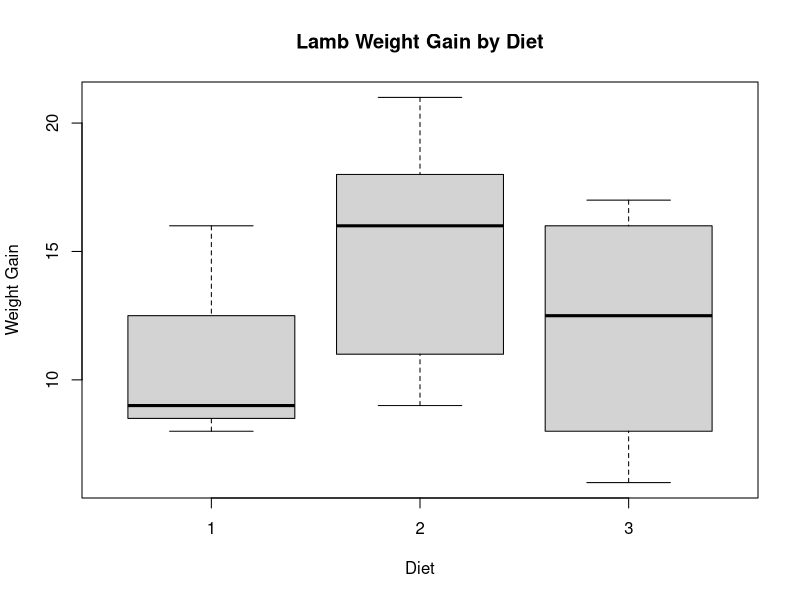
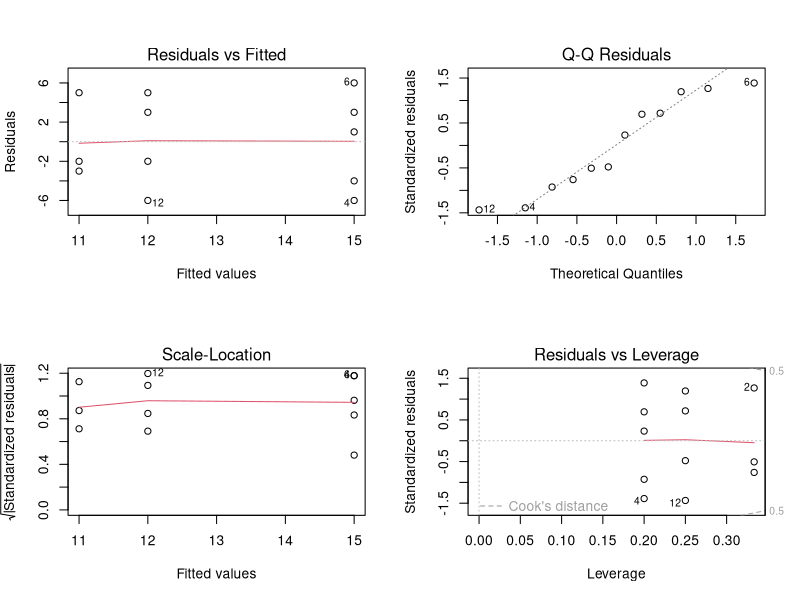
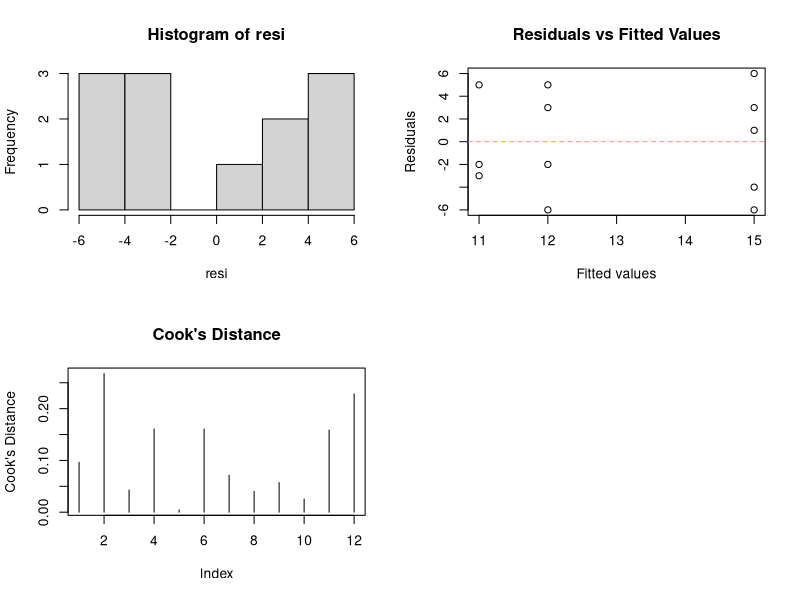

Write the R code that produced these figures, in order.
## ---- chunk 1

p_value <- 1 - pf(4.3063, df1 = 4, df2 = 60)
p_value
## ---- chunk 2

data <- data.frame(diet = c(1, 1, 1,
           2, 2, 2, 2, 2,
           3, 3, 3, 3), 
           
WeightGain = c(8, 16, 9,
                 9, 16, 21, 11, 18,
                 15, 10, 17, 6)
)


data_2<- data.frame(
  diet = factor(c(
    rep("1", 3),
    rep("2", 5),
    rep("3", 4)
  )),
  WeightGain = c(
    8, 16, 9,
    9, 16, 21, 11, 18,
    15, 10, 17, 6
  )
)
head(data_2)
str(data)
head(data)

#View(data)
## ---- chunk 3
table(data$diet)
summary(data)
## ---- chunk 4
tapply(data$WeightGain, data$diet, summary)
 
boxplot(WeightGain ~ diet, data = data,
        xlab = "Diet",
        ylab = "Weight Gain",
        main = "Lamb Weight Gain by Diet")

## ---- chunk 5
anova_model <- aov(WeightGain ~ diet, data = data_2)
summary(anova_model)
## ---- chunk 6
par(mfrow = c(2,2))
plot(anova_model)
resi <- residuals(anova_model)
shapiro.test(resi)
hist(resi)
## ---- chunk 7
plot(fitted(anova_model), residuals(anova_model),
     xlab = "Fitted values",
     ylab = "Residuals",
     main = "Residuals vs Fitted Values")
abline(h = 0, lty = 2, col = "orange")

## ---- chunk 8
bartlett.test(WeightGain ~ diet, data = data_2)
library(car)
leveneTest(WeightGain ~ diet, data = data_2)

## ---- chunk 9

plot(cooks.distance(anova_model),
     type = "h",
     ylab = "Cook's Distance",
     main = "Cook's Distance")
abline(h = 4/length(residuals(anova_model)), lty = 2)
